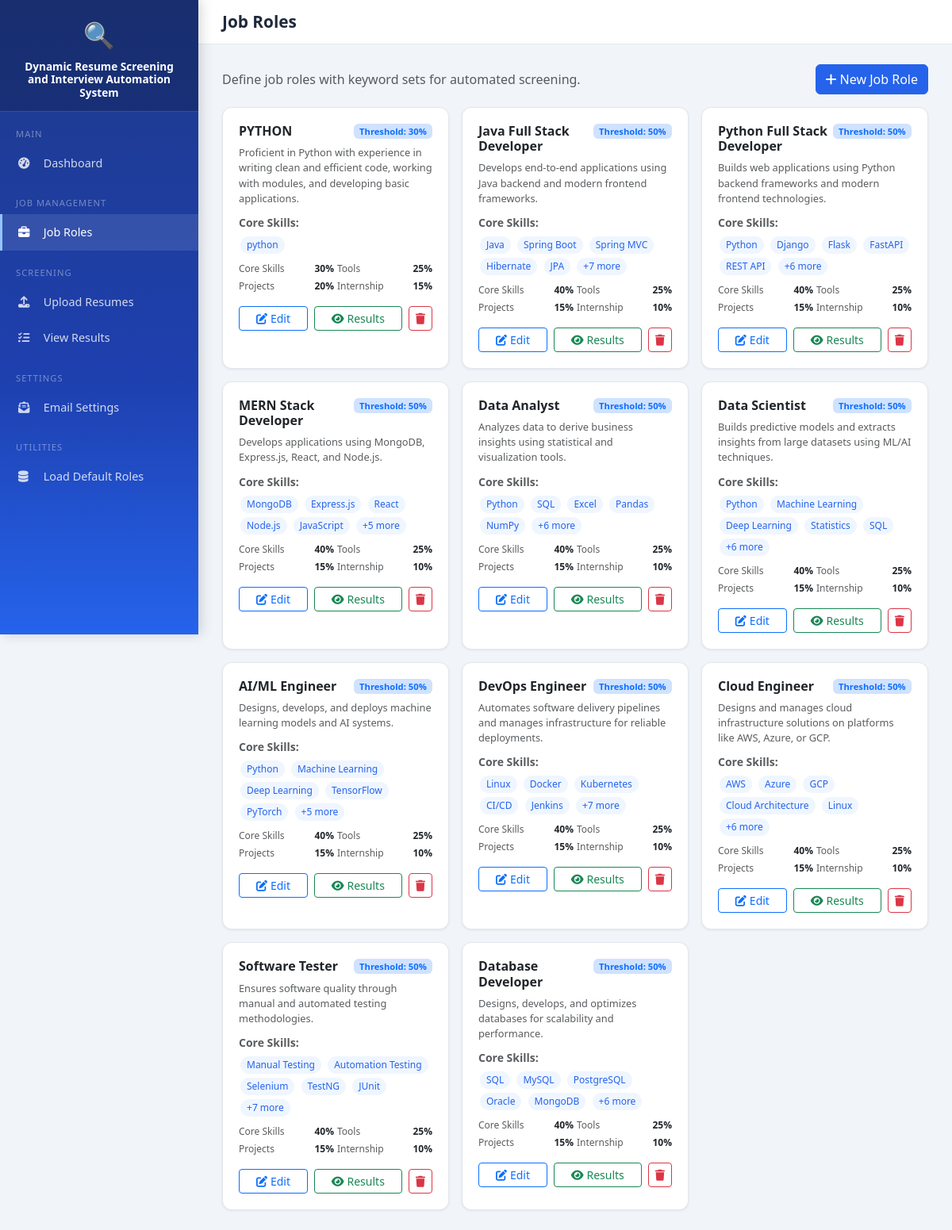
/roles, run on the app's committed database.
### tables this page shows
CREATE TABLE job_roles (
        id INTEGER PRIMARY KEY AUTOINCREMENT,
        title TEXT NOT NULL,
        description TEXT,
        core_skills TEXT NOT NULL,       -- JSON array
        tools TEXT NOT NULL,             -- JSON array
        project_keywords TEXT NOT NULL,  -- JSON array
        internship_keywords TEXT NOT NULL,
        experience_keywords TEXT NOT NULL,
        core_weight REAL DEFAULT 0.40,
        tools_weight REAL DEFAULT 0.25,
        projects_weight REAL DEFAULT 0.15,
        internship_weight REAL DEFAULT 0.10,
        experience_weight REAL DEFAULT 0.10,
        min_threshold INTEGER DEFAULT 50,
        created_at TIMESTAMP DEFAULT CURRENT_TIMESTAMP
    );

### app.py (the view)
@app.route("/roles")
def roles():
    conn = get_db()
    roles = conn.execute("SELECT * FROM job_roles ORDER BY created_at DESC").fetchall()
    conn.close()
    return render_template("roles.html", roles=roles)

### app.py (called while the page is built)
def get_db():
    conn = sqlite3.connect(DB_PATH)
    conn.row_factory = sqlite3.Row
    return conn

@app.template_filter("fromjson")
def fromjson_filter(value):
    try:
        return json.loads(value)
    except:
        return []

### templates/roles.html (shortened to what this page needs)
{% extends "base.html" %}
{% block page_title %}Job Roles{% endblock %}
{% block content %}
<div class="d-flex justify-content-between align-items-center mb-3">
  <p class="text-muted mb-0">Define job roles with keyword sets for automated screening.</p>
  <div class="d-flex gap-2">
    <a href="{{ url_for('new_role') }}" class="btn btn-primary">
      <i class="fas fa-plus me-1"></i>New Job Role
    </a>
  </div>
</div>
{% if roles %}
<div class="row g-3">
  {% for role in roles %}
  <div class="col-md-6 col-xl-4">
    <div class="stat-card h-100">
      <div class="d-flex justify-content-between align-items-start mb-2">
        <h6 class="fw-bold mb-0">{{ role.title }}</h6>
        <span class="badge bg-primary-subtle text-primary" style="font-size:0.7rem;">
          Threshold: {{ role.min_threshold }}%
        </span>
      </div>
      {% if role.description %}
      <p class="text-muted" style="font-size:0.8rem; margin-bottom:10px;">{{ role.description }}</p>
      {% endif %}
      <div class="mb-2">
        <small class="text-muted d-block mb-1"><strong>Core Skills:</strong></small>
        {% set skills = role.core_skills | fromjson %}
        {% for s in skills[:5] %}
          <span class="kw-tag">{{ s }}</span>
        {% endfor %}
        {% if skills | length > 5 %}
          <span class="kw-tag">+{{ skills | length - 5 }} more</span>
        {% endif %}
      </div>
      <div class="row g-1 mb-3" style="font-size:0.75rem;">
        <div class="col-6">
          <div class="d-flex justify-content-between">
            <span class="text-muted">Core Skills</span>
            <strong>{{ (role.core_weight * 100) | int }}%</strong>
          </div>
        </div>
        <div class="col-6">
          <div class="d-flex justify-content-between">
            <span class="text-muted">Tools</span>
            <strong>{{ (role.tools_weight * 100) | int }}%</strong>
          </div>
        </div>
        <div class="col-6">
          <div class="d-flex justify-content-between">
            <span class="text-muted">Projects</span>
            <strong>{{ (role.projects_weight * 100) | int }}%</strong>
          </div>
        </div>
        <div class="col-6">
          <div class="d-flex justify-content-between">
            <span class="text-muted">Internship</span>
            <strong>{{ (role.internship_weight * 100) | int }}%</strong>
          </div>
        </div>
      </div>
      <div class="d-flex gap-2">
        <a href="{{ url_for('edit_role', role_id=role.id) }}" class="btn btn-sm btn-outline-primary flex-grow-1">
          <i class="fas fa-edit me-1"></i>Edit
        </a>
        <a href="{{ url_for('results') }}?role_id={{ role.id }}" class="btn btn-sm btn-outline-success flex-grow-1">
          <i class="fas fa-eye me-1"></i>Results
        </a>
        <form method="POST" action="{{ url_for('delete_role', role_id=role.id) }}"
              onsubmit="return confirm('Delete this role?')">
          <button class="btn btn-sm btn-outline-danger">
            <i class="fas fa-trash"></i>
          </button>
        </form>
      </div>
    </div>
  </div>
  {% endfor %}
</div>
{% endif %}
{% endblock %}

### templates/base.html (shortened to what this page needs)
<!doctype html>
<html lang="en">
  <head>
    <link
      href="https://cdnjs.cloudflare.com/ajax/libs/bootstrap/5.3.0/css/bootstrap.min.css"
      rel="stylesheet"
    />
    <link
      href="https://cdnjs.cloudflare.com/ajax/libs/font-awesome/6.4.0/css/all.min.css"
      rel="stylesheet"
    />
  </head>
  <body>
    <nav class="sidebar">
      <div class="sidebar-brand text-center">
        <div class="brand-icon">🔍</div>
        <h5> Dynamic  Resume Screening and Interview Automation System </h5>
      </div>
      <div class="sidebar-section">Main</div>
      <a
        href="{{ url_for('index') }}"
        class="nav-link {% if request.endpoint=='index' %}active{% endif %}"
      >
        <i class="fas fa-tachometer-alt"></i> Dashboard
      </a>
      <div class="sidebar-section">Job Management</div>
      <a
        href="{{ url_for('roles') }}"
        class="nav-link {% if 'role' in request.endpoint %}active{% endif %}"
      >
        <i class="fas fa-briefcase"></i> Job Roles
      </a>
      <div class="sidebar-section">Screening</div>
      <a
        href="{{ url_for('upload') }}"
        class="nav-link {% if request.endpoint=='upload' %}active{% endif %}"
      >
        <i class="fas fa-upload"></i> Upload Resumes
      </a>
      <a
        href="{{ url_for('results') }}"
        class="nav-link {% if request.endpoint=='results' %}active{% endif %}"
      >
        <i class="fas fa-list-check"></i> View Results
      </a>
      <div class="sidebar-section">Settings</div>
      <a
        href="{{ url_for('email_settings_page') }}"
        class="nav-link {% if request.endpoint=='email_settings_page' %}active{% endif %}"
      >
        <i class="fas fa-envelope-open-text"></i> Email Settings
      </a>
      <div class="sidebar-section">Utilities</div>
      <a href="{{ url_for('seed_roles') }}" class="nav-link">
        <i class="fas fa-database"></i> Load Default Roles
      </a>
    </nav>
    <div class="main-content">
      <div class="top-bar">
        <h1 class="page-title">
          {% block page_title %}Dashboard{% endblock %}
        </h1>
      </div>
      <div class="content-area">
         {% block content %}{% endblock %}
      </div>
    </div>
  </body>
</html>

### templates/base.html (style rules this page uses)
:root { --primary: #2563eb; --primary-dark: #1d4ed8; --success: #16a34a; --danger: #dc2626; --warning: #d97706; --sidebar-width: 250px; }
body { background: #f1f5f9; font-family: "Segoe UI", sans-serif; }
.sidebar { width: var(--sidebar-width); min-height: 100vh; background: linear-gradient( 180deg, #1e3a8a 0%, #1e40af 60%, #2563eb 100% ); position: fixed; left: 0; top: 0; padding-top: 0; z-index: 1000; box-shadow: 4px 0 15px rgba(0, 0, 0, 0.15); }
.sidebar-brand { padding: 20px 20px 15px; border-bottom: 1px solid rgba(255, 255, 255, 0.15); background: rgba(0, 0, 0, 0.2); }
.sidebar-brand h5 { color: #fff; font-size: 0.85rem; font-weight: 600; margin: 0; }
.sidebar-brand .brand-icon { font-size: 2rem; margin-bottom: 8px; }
.sidebar .nav-link { color: rgba(255, 255, 255, 0.8); padding: 12px 20px; border-radius: 0; transition: all 0.2s; font-size: 0.9rem; border-left: 3px solid transparent; }
.sidebar .nav-link:hover, .sidebar .nav-link.active { color: #fff; background: rgba(255, 255, 255, 0.1); border-left-color: #93c5fd; }
.sidebar .nav-link i { width: 20px; margin-right: 8px; }
.sidebar-section { padding: 10px 20px 5px; font-size: 0.7rem; color: rgba(255, 255, 255, 0.4); text-transform: uppercase; letter-spacing: 1px; margin-top: 10px; }
.main-content { margin-left: var(--sidebar-width); min-height: 100vh; }
.top-bar { background: #fff; padding: 15px 30px; border-bottom: 1px solid #e2e8f0; display: flex; align-items: center; justify-content: space-between; }
.page-title { font-size: 1.3rem; font-weight: 700; color: #1e293b; margin: 0; }
.content-area { padding: 25px 30px; }
.stat-card { background: #fff; border-radius: 12px; padding: 20px; box-shadow: 0 1px 3px rgba(0, 0, 0, 0.08); border: 1px solid #e2e8f0; }
.btn-primary { background: var(--primary); border-color: var(--primary); }
.kw-tag { display: inline-block; background: #eff6ff; color: #2563eb; padding: 2px 8px; border-radius: 12px; font-size: 0.75rem; margin: 2px; }

### data on the page
job_roles: title "PYTHON", min_threshold "30", description "Proficient in Python with experience in writing clean and efficient code, working with modules, and developing basic applications.", 5 "python", (role.core_weight*100)|int "30", (role.tools_weight*100)|int "25", (role.projects_weight*100)|int "20", (role.internship_weight*100)|int "15"
job_roles: title "Java Full Stack Developer", min_threshold "50", description "Develops end-to-end applications using Java backend and modern frontend frameworks.", 5 "Java" "Spring Boot" "Spring MVC" "Hibernate" "JPA", skills "7", (role.core_weight*100)|int "40", (role.tools_weight*100)|int "25", (role.projects_weight*100)|int "15", (role.internship_weight*100)|int "10"
job_roles: title "Python Full Stack Developer", min_threshold "50", description "Builds web applications using Python backend frameworks and modern frontend technologies.", 5 "Python" "Django" "Flask" "FastAPI" "REST API", skills "6", (role.core_weight*100)|int "40", (role.tools_weight*100)|int "25", (role.projects_weight*100)|int "15", (role.internship_weight*100)|int "10"
job_roles: title "MERN Stack Developer", min_threshold "50", description "Develops applications using MongoDB, Express.js, React, and Node.js.", 5 "MongoDB" "Express.js" "React" "Node.js" "JavaScript", skills "5", (role.core_weight*100)|int "40", (role.tools_weight*100)|int "25", (role.projects_weight*100)|int "15", (role.internship_weight*100)|int "10"
job_roles: title "Data Analyst", min_threshold "50", description "Analyzes data to derive business insights using statistical and visualization tools.", 5 "Python" "SQL" "Excel" "Pandas" "NumPy", skills "6", (role.core_weight*100)|int "40", (role.tools_weight*100)|int "25", (role.projects_weight*100)|int "15", (role.internship_weight*100)|int "10"
job_roles: title "Data Scientist", min_threshold "50", description "Builds predictive models and extracts insights from large datasets using ML/AI techniques.", 5 "Python" "Machine Learning" "Deep Learning" "Statistics" "SQL", skills "6", (role.core_weight*100)|int "40", (role.tools_weight*100)|int "25", (role.projects_weight*100)|int "15", (role.internship_weight*100)|int "10"
job_roles: title "AI/ML Engineer", min_threshold "50", description "Designs, develops, and deploys machine learning models and AI systems.", 5 "Python" "Machine Learning" "Deep Learning" "TensorFlow" "PyTorch", skills "5", (role.core_weight*100)|int "40", (role.tools_weight*100)|int "25", (role.projects_weight*100)|int "15", (role.internship_weight*100)|int "10"
job_roles: title "DevOps Engineer", min_threshold "50", description "Automates software delivery pipelines and manages infrastructure for reliable deployments.", 5 "Linux" "Docker" "Kubernetes" "CI/CD" "Jenkins", skills "7", (role.core_weight*100)|int "40", (role.tools_weight*100)|int "25", (role.projects_weight*100)|int "15", (role.internship_weight*100)|int "10"
job_roles: title "Cloud Engineer", min_threshold "50", description "Designs and manages cloud infrastructure solutions on platforms like AWS, Azure, or GCP.", 5 "AWS" "Azure" "GCP" "Cloud Architecture" "Linux", skills "6", (role.core_weight*100)|int "40", (role.tools_weight*100)|int "25", (role.projects_weight*100)|int "15", (role.internship_weight*100)|int "10"
job_roles: title "Software Tester", min_threshold "50", description "Ensures software quality through manual and automated testing methodologies.", 5 "Manual Testing" "Automation Testing" "Selenium" "TestNG" "JUnit", skills "7", (role.core_weight*100)|int "40", (role.tools_weight*100)|int "25", (role.projects_weight*100)|int "15", (role.internship_weight*100)|int "10"
job_roles: title "Database Developer", min_threshold "50", description "Designs, develops, and optimizes databases for scalability and performance.", 5 "SQL" "MySQL" "PostgreSQL" "Oracle" "MongoDB", skills "6", (role.core_weight*100)|int "40", (role.tools_weight*100)|int "25", (role.projects_weight*100)|int "15", (role.internship_weight*100)|int "10"
